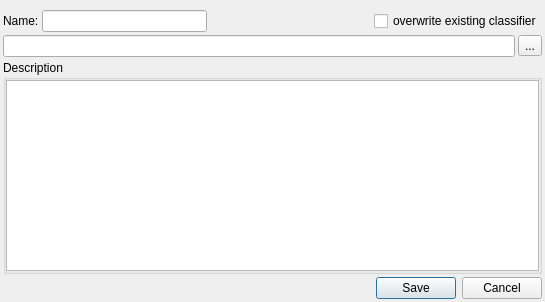
<?xml version="1.0" encoding="UTF-8"?>
<ui version="4.0">
 <class>Dialog</class>
 <widget class="QDialog" name="Dialog">
  <property name="geometry">
   <rect>
    <x>0</x>
    <y>0</y>
    <width>545</width>
    <height>302</height>
   </rect>
  </property>
  <property name="windowTitle">
   <string>Dialog</string>
  </property>
  <layout class="QVBoxLayout" name="verticalLayout">
   <property name="spacing">
    <number>3</number>
   </property>
   <property name="leftMargin">
    <number>3</number>
   </property>
   <property name="topMargin">
    <number>10</number>
   </property>
   <property name="rightMargin">
    <number>3</number>
   </property>
   <property name="bottomMargin">
    <number>3</number>
   </property>
   <item>
    <layout class="QHBoxLayout" name="hbox1">
     <item>
      <widget class="QLabel" name="nameLbl">
       <property name="text">
        <string>Name:</string>
       </property>
      </widget>
     </item>
     <item>
      <widget class="QLineEdit" name="_name">
       <property name="toolTip">
        <string>&lt;html&gt;&lt;head/&gt;&lt;body&gt;&lt;p&gt;Classifier name&lt;/p&gt;&lt;/body&gt;&lt;/html&gt;</string>
       </property>
      </widget>
     </item>
     <item>
      <spacer name="hbox2">
       <property name="orientation">
        <enum>Qt::Horizontal</enum>
       </property>
       <property name="sizeHint" stdset="0">
        <size>
         <width>40</width>
         <height>20</height>
        </size>
       </property>
      </spacer>
     </item>
     <item>
      <widget class="QCheckBox" name="_overwrite">
       <property name="text">
        <string>overwrite existing classifier</string>
       </property>
      </widget>
     </item>
    </layout>
   </item>
   <item>
    <layout class="QHBoxLayout" name="hbox3">
     <item>
      <widget class="QLineEdit" name="_path">
       <property name="toolTip">
        <string>&lt;html&gt;&lt;head/&gt;&lt;body&gt;&lt;p&gt;Save as...&lt;/p&gt;&lt;/body&gt;&lt;/html&gt;</string>
       </property>
      </widget>
     </item>
     <item>
      <widget class="QToolButton" name="pathBtn">
       <property name="toolTip">
        <string>&lt;html&gt;&lt;head/&gt;&lt;body&gt;&lt;p&gt;Save as...&lt;/p&gt;&lt;/body&gt;&lt;/html&gt;</string>
       </property>
       <property name="text">
        <string>...</string>
       </property>
      </widget>
     </item>
    </layout>
   </item>
   <item>
    <widget class="QGroupBox" name="groupBox">
     <property name="title">
      <string>Description</string>
     </property>
     <layout class="QHBoxLayout" name="horizontalLayout">
      <property name="spacing">
       <number>0</number>
      </property>
      <property name="margin">
       <number>0</number>
      </property>
      <item>
       <widget class="QPlainTextEdit" name="_description">
        <property name="toolTip">
         <string>&lt;html&gt;&lt;head/&gt;&lt;body&gt;&lt;p&gt;Free text descriping the classifier&lt;/p&gt;&lt;/body&gt;&lt;/html&gt;</string>
        </property>
       </widget>
      </item>
     </layout>
    </widget>
   </item>
   <item>
    <widget class="QDialogButtonBox" name="buttonBox">
     <property name="orientation">
      <enum>Qt::Horizontal</enum>
     </property>
     <property name="standardButtons">
      <set>QDialogButtonBox::Cancel|QDialogButtonBox::Save</set>
     </property>
     <property name="centerButtons">
      <bool>false</bool>
     </property>
    </widget>
   </item>
  </layout>
 </widget>
 <resources/>
 <connections>
  <connection>
   <sender>buttonBox</sender>
   <signal>accepted()</signal>
   <receiver>Dialog</receiver>
   <slot>accept()</slot>
   <hints>
    <hint type="sourcelabel">
     <x>248</x>
     <y>254</y>
    </hint>
    <hint type="destinationlabel">
     <x>157</x>
     <y>274</y>
    </hint>
   </hints>
  </connection>
  <connection>
   <sender>buttonBox</sender>
   <signal>rejected()</signal>
   <receiver>Dialog</receiver>
   <slot>reject()</slot>
   <hints>
    <hint type="sourcelabel">
     <x>316</x>
     <y>260</y>
    </hint>
    <hint type="destinationlabel">
     <x>286</x>
     <y>274</y>
    </hint>
   </hints>
  </connection>
 </connections>
</ui>
